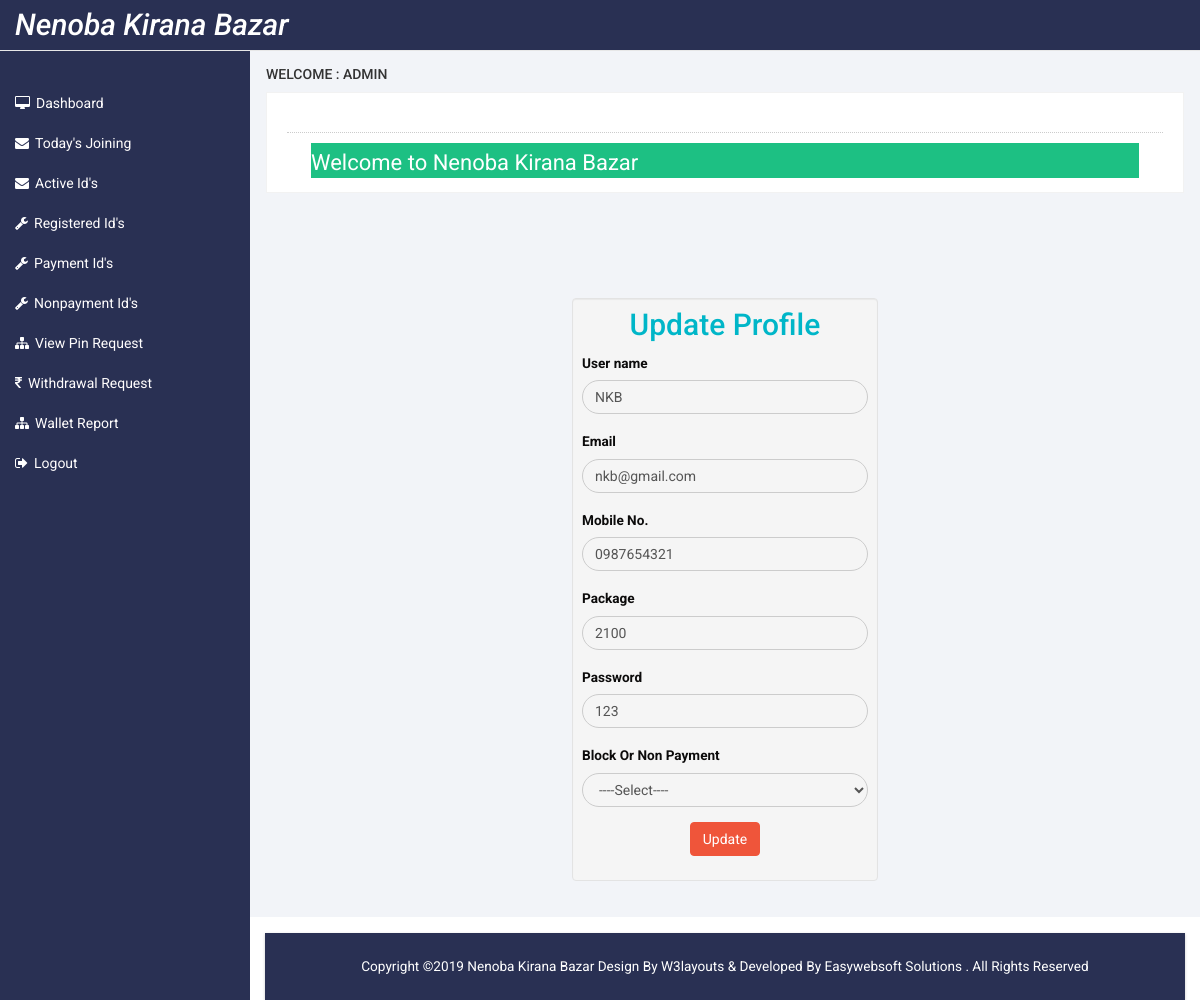
The app's page /admin/edit.php?id=2 with its own data.
### tables this page shows
CREATE TABLE `user` (
  `id` int(11) NOT NULL,
  `user_id` varchar(100) NOT NULL,
  `user_name` varchar(30) NOT NULL,
  `sponsor_id` varchar(12) NOT NULL,
  `sponsor_name` text NOT NULL,
  `mobile` varchar(50) NOT NULL,
  `pancard` varchar(255) DEFAULT NULL,
  `email` varchar(255) DEFAULT NULL,
  `password` varchar(255) NOT NULL,
  `date_joining` timestamp NULL DEFAULT CURRENT_TIMESTAMP,
  `status` int(255) NOT NULL,
  `package` varchar(255) DEFAULT NULL,
  `active_date` datetime DEFAULT NULL,
  `diff_date` datetime DEFAULT NULL,
  `type` varchar(255) DEFAULT NULL,
  `payment_mode` varchar(255) NOT NULL DEFAULT '0'
);

### admin/edit.php (the view, shortened to what this page needs)
<?php
    include('connection.php');
if (isset($_GET['id'])) {
   $id=$_GET['id'];
   $query=mysqli_query($conn,"select * from user where id='$id'");
   $rec=mysqli_fetch_array($query);
}
    ?><!DOCTYPE HTML>
<html>
<head>
<link href="css/bootstrap.min.css" rel='stylesheet' type='text/css' />
<link href="css/style.css" rel='stylesheet' type='text/css' />
<link href="css/lines.css" rel='stylesheet' type='text/css' />
<link href="css/font-awesome.css" rel="stylesheet">
<link href="css/custom.css" rel="stylesheet">
</head>
<body>
<div id="wrapper">
         <?php include "sidebar.php";  ?>
        <div id="page-wrapper">
        <div class="graphs">
        <?php include"header.php"; ?>
      <div class="span_11">
                  <div class="col-lg-12">
                      <br><br>
                        <div class="row">
                          <div class="col-lg-4"></div>
                    <div class="col-lg-4 well">
                       <center><h2 style="color: #00b6c8;">Update Profile</h2></center>
                        <form method="POST">
                            <div class="form-group">
                                 <label style="color: #0c0b0b;"><b>User name</b></label>
                                <input type="text" name="u_name" class="form-control" value="<?php echo $rec['user_name']; ?>" required>
                            </div>
                            <div class="form-group">
                               <label style="color: #0c0b0b;"><b>Email</b></label>
                                <input type="text" name="email" class="form-control" value="<?php echo $rec['email']; ?>" required>
                            </div>
                            <div class="form-group">
                              <label style="color:#0c0b0b;"><b>Mobile No.</b></label>
                                <input type="text" name="mob" class="form-control" value="<?php echo $rec['mobile']; ?>" required>
                            </div>
                            <div class="form-group">
                              <label style="color: #0c0b0b;"><b>Package</b></label>
                                <input type="text" name="package" class="form-control" value="<?php echo $rec['package']; ?>" required>
                            </div>
                            <div class="form-group">
                                <label style="color:#0c0b0b;"><b>Password</b></label>
                                <input type="text" name="pass" class="form-control" value="<?php echo $rec['password']; ?>" required>
                            </div>
                             <div class="form-group">
                                <label style="color: #0c0b0b;"><b>Block Or Non Payment</b></label>
                                <select name="block" class="form-control">
                                <option value="0">----Select----</option>
                                </select>
                            </div>
                            <div class="form-group">
                            <center><input type="submit" name="update" class="btn btn-primary" value="Update"></center>
                        </div>
                        </form>
                    </div>
                    <div class="col-lg-4"></div>
                </div>
</div>
       </div>
    </div>
        <?php include "footer.php"; ?>
        </div>
       </div>
</body>
</html>

### admin/css/style.css (style rules this page uses)
h4, h5, h6, h1, h2, h3 { margin-top: 0; }
html, body { font-family: 'Roboto', sans-serif; font-size: 100%; background:rgb(41, 48, 83); overflow-x: hidden; }
.form-control { background: none !important; border-radius: 20px !important; box-shadow: none !important; }
.span_11 { margin-bottom: 1em; }
.graphs { padding: 1em 1em; background: #f2f4f8; font-family: 'Roboto', sans-serif; }
.well { padding: 9px; font-size: 0.85em; color: #555; line-height: 1.8em; }
.btn-primary { background-color: #ef553a !important; border-color: #ef553a !important; color: #fff; }
.radio label, .checkbox label, label { font-size: -0.15em; font-weight:300; vertical-align: middle; }

### admin/css/custom.css (style rules this page uses)
#wrapper { width: 100%; }
#page-wrapper { min-height: 568px; background-color: #fff; }
@media (min-width:768px) { #page-wrapper { position: inherit; margin: 0 0 0 250px; } }

### records on screen
user: u_name "NKB", email "nkb@gmail.com", mob "0987654321", package "2100", pass "123"
